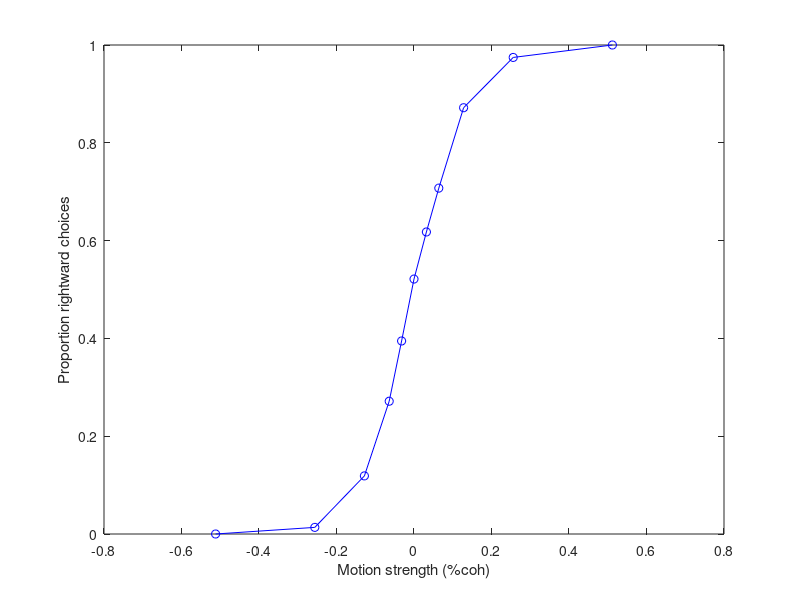
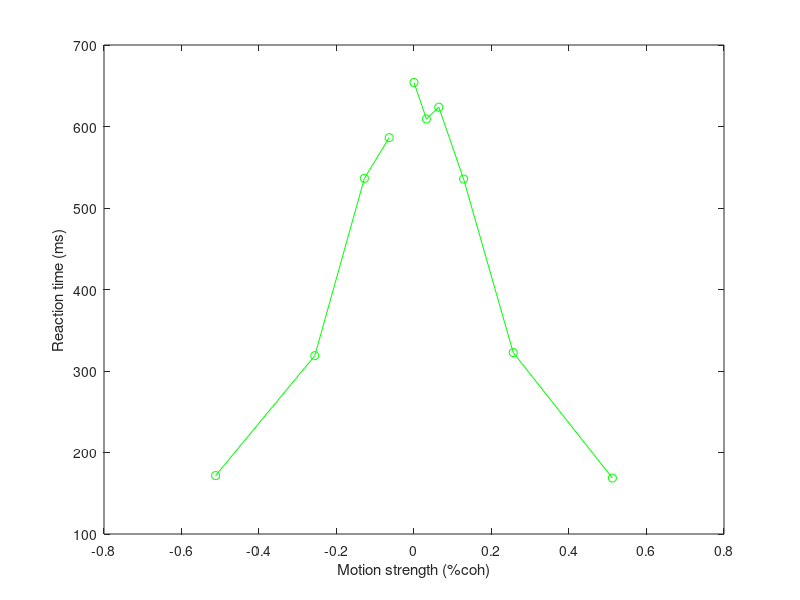

These charts were generated, in order, by the following MATLAB code:
%% simDDM_simple.m
% simple monte-carlo style simulation of a 1D drift-diffusion model in the 
% context of a motion discrimination task (see e.g. Shadlen et al. 2006)
% CRF circa 2015

clear all; close all;

ntrials = 5000;

% different levels of motion strength (percent coherence)
cohs = [-0.512 -0.256 -0.128 -0.064 -0.032 0 0.032 0.064 0.128 0.256 0.512];

% delta-T (time step, in ms)
dT = 1;
% max duration of stimulus
maxdur = 2000;
timeAxis = 0:dT:maxdur;

% randomize coherence and duration for all trials (n draws with replacement)
coh = randsample(cohs,ntrials,'true')';


%% params
k = 0.3; % coefficient converting coherence to units of momentary evidence
B = 25; % height of the bound, or threshold, for decision termination
sigma = 1; % standard deviation of momentary evidence


%% the diffusion process

% initialize variables
dv = nan(ntrials,length(timeAxis)); % the DV as a function of n and time
choice = nan(ntrials,1); % vector to store choices: 2=right=positive, 1=left=negative
RT = nan(ntrials,1); % reaction time
finalV = nan(ntrials,1); % endpoint of the DV
hitBound = nan(ntrials,1);

tic
for n = 1:ntrials
    % mean of momentary evidence
    mu = k * coh(n);

    % diffusion process: slow version
    if n==1 % run this once, for illustration purposes
        momentaryEvidence = nan(maxdur,1);
        for t = 1:maxdur
            momentaryEvidence(t) = randn*sigma + mu; % random sample with mean=mu, s.d.=sigma
        end
        dv(n,1) = 0;
        dv(n,2:maxdur+1) = cumsum(momentaryEvidence);
        
        cRT = find(abs(dv(n,:))>=B, 1)
        if cRT>400 & cRT<1000
        
            tMotion = 272;
            
            figure; set(gcf,'Color',[1 1 1],'Position',[300   773   717   527],'PaperPositionMode','auto');
            plot(timeAxis(1:tMotion),dv(n,1:tMotion),'b-','LineWidth',2); hold on; 
            plot(timeAxis(tMotion:cRT),dv(n,tMotion:cRT),'r-','LineWidth',2);
            plot(1:length(dv),ones(1,length(dv))*B,'k-','LineWidth',3);
            plot(1:length(dv),ones(1,length(dv))*-B,'k-','LineWidth',3);
            xlabel('Time (ms)'); ylabel('Accumulated evidence (DV)');
            xlim([0 1000]); ylim(1.1*[-B B]);        
            set(gca,'xtick',0:200:1000,'ytick',-20:10:20,'tickdir','out','box','off');
            changeAxesFontSize(gca,24,24);

%             export_fig('dotsMem_DDM','-eps');

        end
        n=n+1;
        
    end    

    % faster version: does not require a FOR loop over the variable t
    dv(n,:) = [0, cumsum(normrnd(mu,sigma,1,maxdur))];
        
    cRT = find(abs(dv(n,:))>=B, 1);
    if isempty(cRT) % did not hit bound
        RT(n) = maxdur;
        finalV(n) = dv(RT(n));
        hitBound(n) = 0;
    else % hit bound
        RT(n) = cRT;
        finalV(n) = B*sign(dv(n,RT(n)));
        hitBound(n) = 1;
    end    
    choice(n) = sign(finalV(n));  
end
toc

% quick sanity check to see if params give reasonable performance
pCorrect_total = (sum(choice==1 & coh>0) + sum(choice==-1 & coh<0)) / ntrials;


%% plot proportion "rightward" (choice=1) and reaction time as a function of coherence

for c = 1:length(cohs)
    I = coh==cohs(c);
    pRight(c,1) = sum(I & choice==1) / sum(I);
    meanRT(c,1) = mean(RT(I));
end

figure; plot(cohs,pRight(:,1),'bo-');
xlabel('Motion strength (%coh)'); ylabel('Proportion rightward choices');

figure; plot(cohs,meanRT(:,1),'go-');
xlabel('Motion strength (%coh)'); ylabel('Reaction time (ms)');




